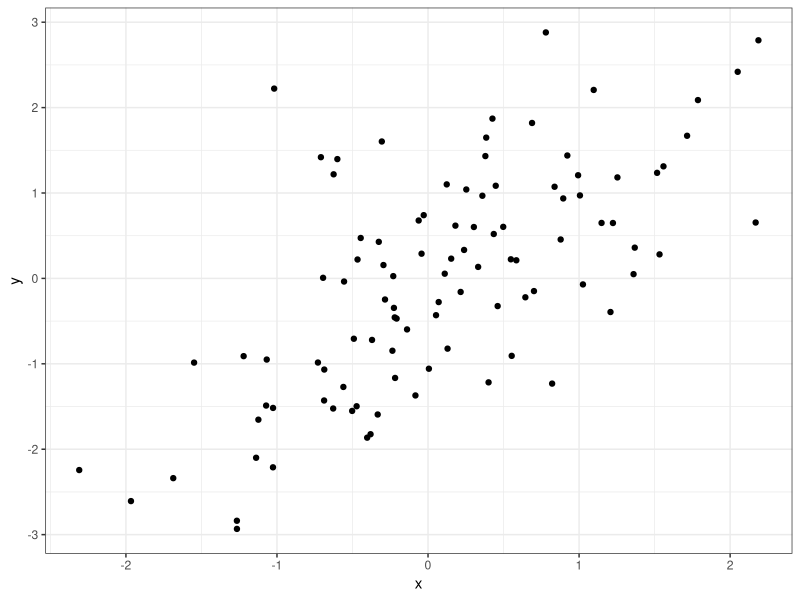
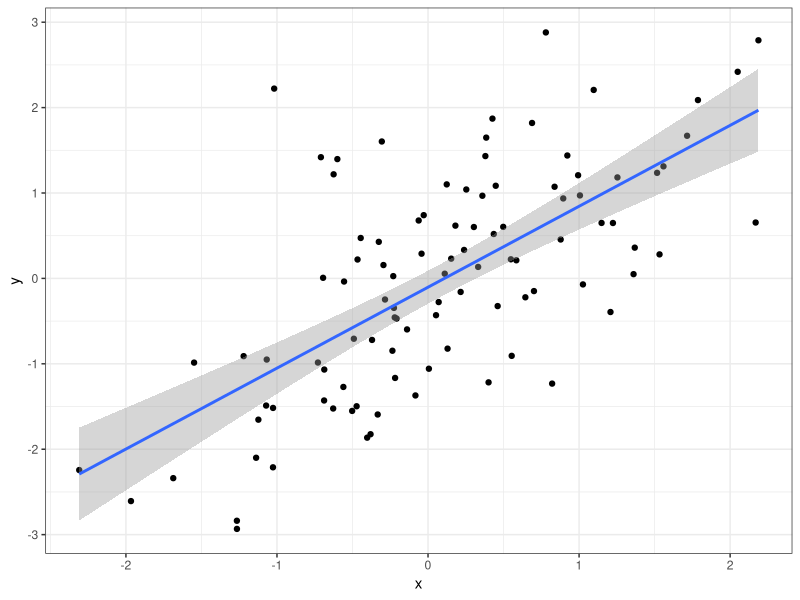
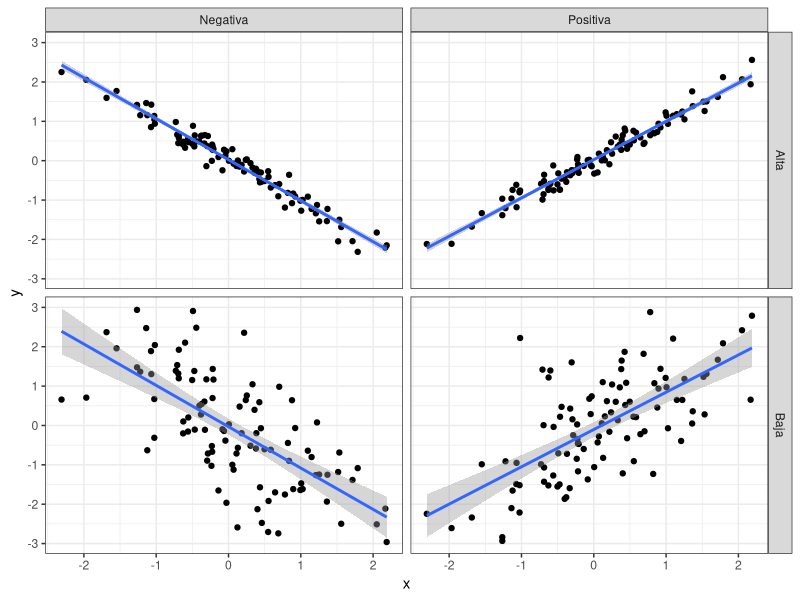

These charts were generated, in order, by the following R code:
## ---- chunk 1
knitr::opts_chunk$set(echo = TRUE)
## ---- chunk 2
library(ggplot2)

set.seed(123)
x <- rnorm(100, 0, 1)
y <- x + rnorm(100, 0, 1)

df.1 <- data.frame(x = x, y = y)
ggplot(df.1) + geom_point(aes(x = x, y = y)) + 
      theme_bw()
## ---- chunk 3
df.1 <- data.frame(x = x, y = y)
ggplot(df.1) + geom_point(aes(x = x, y = y)) + 
      geom_smooth(aes(x = x, y = y), method = "lm") +
      theme_bw()
## ---- chunk 4
y1 <- x + rnorm(100, 0, 0.2)
y2 <- -x + rnorm(100, 0, 1)
y3 <- -x + rnorm(100, 0, 0.2)

df.1$Correlación <- "Baja"
df.1$Signo <- "Positiva"

df.2 <- data.frame(x = x, y = y1)
df.2$Correlación <- "Alta"
df.2$Signo <- "Positiva"

df.3 <- data.frame(x = x, y = y2)
df.3$Correlación <- "Baja"
df.3$Signo <- "Negativa"

df.4 <- data.frame(x = x, y = y3)
df.4$Correlación <- "Alta"
df.4$Signo <- "Negativa"

df.5 <- rbind(df.1, df.2, df.3, df.4)

ggplot(df.5) + geom_point(aes(x = x, y = y)) + 
      geom_smooth(aes(x = x, y = y), method = "lm") + 
      facet_grid(vars(Correlación), vars(Signo)) + 
      theme_bw()
